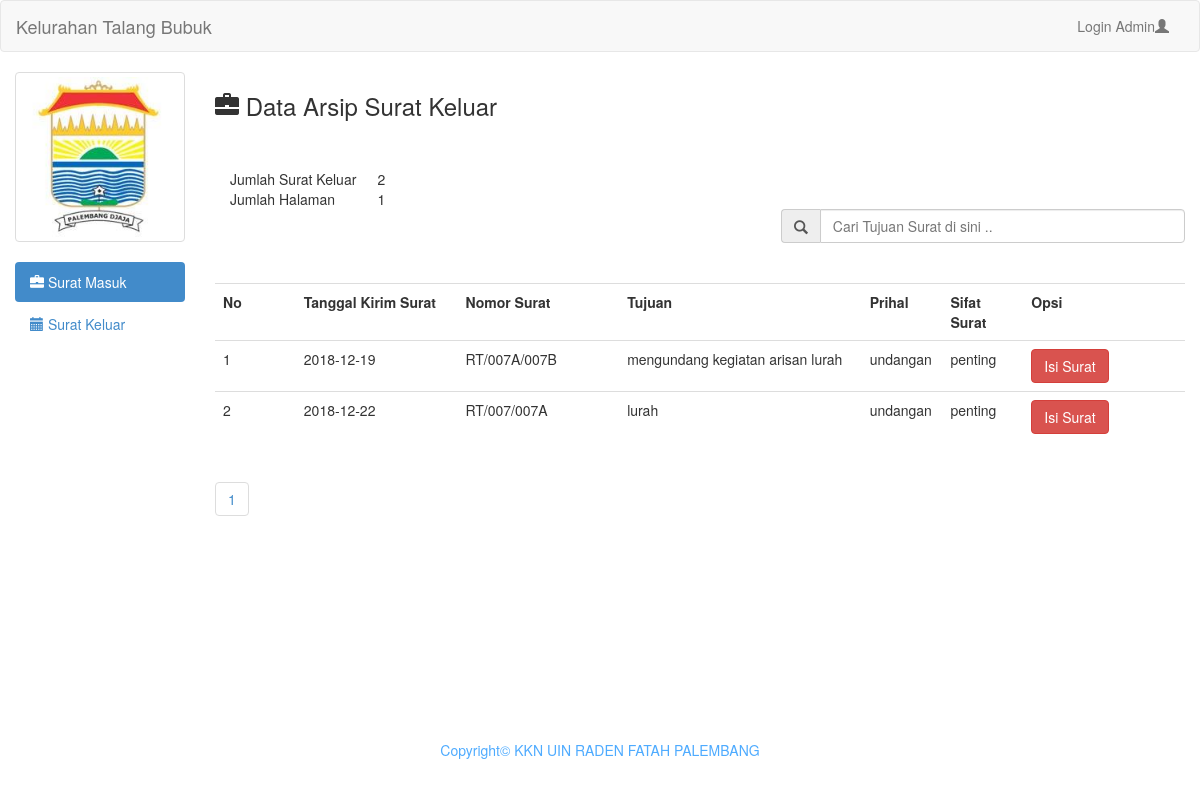
Screenshot of /index1.php with the database file from the repository.
### tables this page shows
CREATE TABLE `surat_keluar` (
  `id` int(11) NOT NULL,
  `tgl_keluar` date NOT NULL,
  `no_surat` varchar(20) NOT NULL,
  `tujuan` varchar(50) NOT NULL,
  `prihal` varchar(50) NOT NULL,
  `sifat` varchar(50) NOT NULL,
  `file` text NOT NULL
);

### index1.php (the view, shortened to what this page needs)
	<?php include 'header.php'; ?>
<h3><span class="glyphicon glyphicon-briefcase"></span>  Data Arsip Surat Keluar</h3>
<link rel="stylesheet" type="text/css" href="assets/css/bootstrap.css">
	<link rel="stylesheet" type="text/css" href="assets/js/jquery-ui/jquery-ui.css">
<br/>
<br/>
<?php
$per_hal=10;
$jumlah_record=mysql_query("SELECT COUNT(*) from surat_keluar");
$jum=mysql_result($jumlah_record, 0);
$halaman=ceil($jum / $per_hal);
?>
<div class="col-md-12">
	<table class="col-md-2">
		<tr>
			<td>Jumlah Surat Keluar</td>
			<td><?php echo $jum; ?></td>
		</tr>
		<tr>
			<td>Jumlah Halaman</td>
			<td><?php echo $halaman; ?></td>
		</tr>
	</table>
</div>
<br/>
<br>
<form action="" method="get">
	<div class="input-group col-md-5 col-md-offset-7">
		<span class="input-group-addon" id="basic-addon1"><span class="glyphicon glyphicon-search"></span></span>
		<input type="text" class="form-control" placeholder="Cari Tujuan Surat di sini .." aria-describedby="basic-addon1" name="cari">
	</div>
</form>
<table class="table table-hover">
	<tr>
		<th class="col-md-1">No</th>
		<th class="col-md-2">Tanggal Kirim Surat</th>
		<th class="col-md-2">Nomor Surat</th>
		<th class="col-md-3">Tujuan</th>
		<th class="col-md-1">Prihal</th>
		<th class="col-md-1">Sifat Surat</th>
		<th class="col-md-3">Opsi</th>
	</tr>
	<?php
	if(isset($_GET['cari'])){
		$cari=$_GET['cari'];
		$berita=mysql_query("select * from surat_keluar where tujuan like '%".$cari."%'");
	}else{
		$berita=mysql_query("select * from surat_keluar");
	}
	$no=1;
	while($b=mysql_fetch_array($berita) ){
		?>
		<tr>
			<td><?php echo $no++ ?></td>
			<td><?php echo $b['tgl_keluar'] ?></td>
			<td><?php echo $b['no_surat'] ?></td>
			<td><?php echo $b['tujuan'] ?></td>
			<td><?php echo $b['prihal'] ?></td>
			<td><?php echo $b['sifat'] ?></td>
			<td>
				<a onclick="if(confirm('Apakah anda yakin ingin mendownload file data ini ??')){ location.href='download.php?naskah=<?php echo $b['file']; ?>' }" class="btn btn-danger">Isi Surat</a>
			</td>
		</tr>
		<?php
	}
	?>
</table>
<ul class="pagination">
			<?php
			for($x=1;$x<=$halaman;$x++){
				?>
				<li><a href="?page=<?php echo $x ?>"><?php echo $x ?></a></li>
				<?php
			}
			?>
		</ul>
<?php
include 'footer.php';
?>

### rows the page displays
surat_keluar: tgl_keluar "2018-12-19", no_surat "RT/007A/007B", tujuan "mengundang kegiatan arisan lurah", prihal "undangan", sifat "penting"
surat_keluar: tgl_keluar "2018-12-22", no_surat "RT/007/007A", tujuan "lurah", prihal "undangan", sifat "penting"

### other values shown
$jum "2"
$halaman "1"
